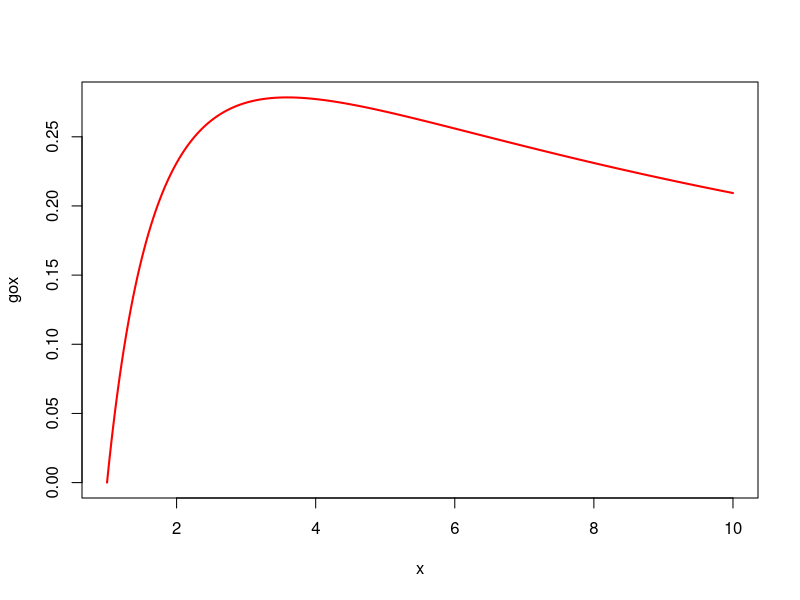
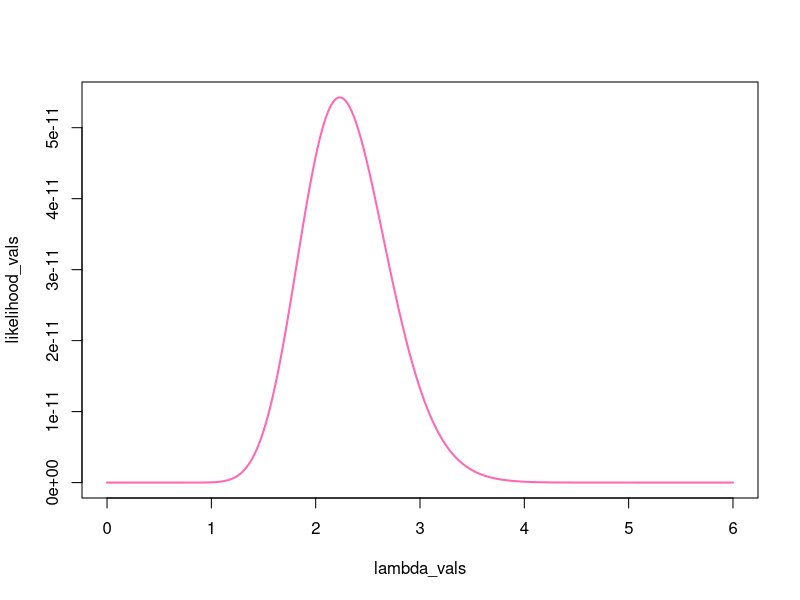
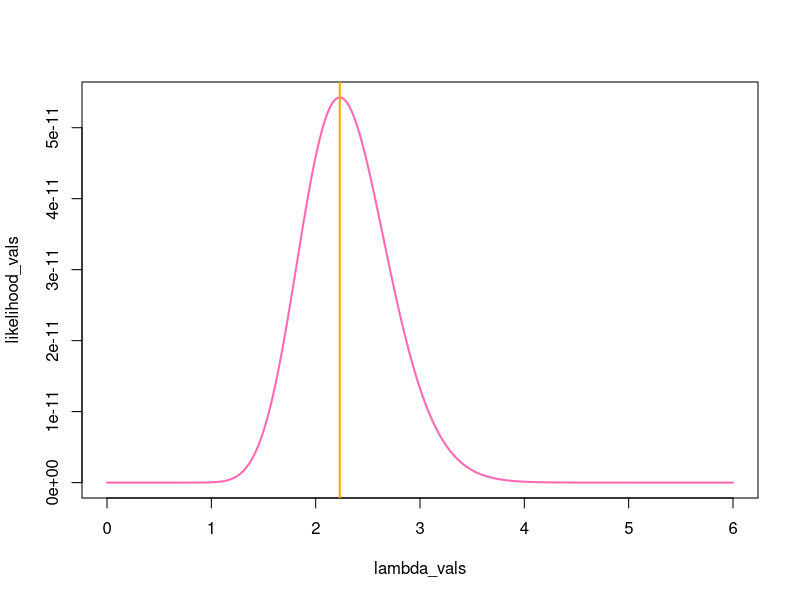

The R source for these figures, in order: (Note: this script raises an error after producing the figures.)
## ---- chunk 1
#Generated random values to pass to gox
x <- seq(1, 10, 0.01)
gox <- log(x)/ (1+x)

plot(x, gox, type = "l", col = "red", lwd = 2)
## ---- chunk 2
#Derivative of gox
gprime <- function(x){
  deriv <- (1 + (1/x) - log(x))/((1+x)^2) #derivative of gox
  return (deriv)
}
## ---- chunk 3
a  <- 1
b <- 7
tolerance <- 0.0001
## ---- chunk 4
bisec <- function(gprime, a, b, tol = 0.0001){
  
  while ((b-a)/2 > tol){ #so whilst the distance between a and b > tol continue the loop
    c <- (a+b)/2 #calculates midpoint
    if (abs(gprime(c)) < tol){ #if the gradient eval at midpt < tol
      return (c)
    }
    
    if (gprime(a) * gprime(c) <= 0){ #if true, their signs differ, root is then between [a,c]
      b <- c
      }
    else {
      a <- c #interval [c,b]
    }
    
  }
  return ((a+b)/2) #new midpt = root fn
   
}

bisec(gprime, a= 1, b= 7, tol = tolerance)
## ---- chunk 5
#Check answer
uniroot(gprime, c(1,7), tol = 0.0001)
## ---- chunk 6
counts <- c(3,1,1,3,1,4,3,2,0,5,0,4,2) #date from poisson distr

poi_likelihood <- function(lambda, x){ 
 n <- length(x)
 likelihood <- prod(dpois(x, lambda, log = FALSE)) #likelihood is the product of the individual probabilities 
 return(likelihood)
}
## ---- chunk 7
lambda_vals <- seq(0, 6, length.out = 5000) #create lambda values, essentially x

likelihood_vals <- lapply(lambda_vals, poi_likelihood, x = counts) #for each lambda val, calculate the corrensponding likelihood values, essentially y

plot(lambda_vals, likelihood_vals, type = "l", col = "hotpink", lwd = 2)
## ---- chunk 8
poi_loglikelihood <- function(lambda, x){
 #n <- length(x)
 neg_loglikelihood <- -(sum(dpois(x, lambda, log = TRUE))) #calculate -ve loglikelihood
 return(neg_loglikelihood)
}

#By default optim performs minimization, by setting fnscale = -1, you are telling it to maximise

result <- optim(par = 1,
                fn = poi_loglikelihood,
                x = counts,
                method = "Brent",
                lower = 1e-8,
                upper = 10)

result$par #return the optimum value for theta that makes data most probable


mle_nlm <- nlm(f = poi_loglikelihood, p = 1, x= counts
    ) #chose p=1 from plot
mle_nlm$estimate


## ---- chunk 9
n <- length(counts)
sum_x <- sum(counts)

# First derivative of log-likelihood
score <- function(lambda) {
  sum_x / lambda - n
}

# Second derivative of log-likelihood
hessian <- function(lambda) {
  -sum_x / lambda^2
}

# Newton's method
newton_poisson <- function(lambda_init, tol = 1e-10, max_iter = 100) {
  lambda <- lambda_init
  
  for (i in 1:max_iter) {
    step <- score(lambda) / hessian(lambda) #first deriv/ second deriv
    lambda_new <- lambda - step
    
    cat(sprintf("Iteration %d: lambda = %.10f\n", i, lambda_new))
    
    if (abs(lambda_new - lambda) < tol) {
      cat(sprintf("\nConverged in %d iterations.\n", i))
      return(lambda_new)
    }
    lambda <- lambda_new
  }
  warning("Did not converge")
  return(lambda)
}
## ---- chunk 10
plot(lambda_vals, likelihood_vals, type = "l", col = "hotpink", lwd = 2)
abline(v= newton_poisson(1), col= "orange", lwd = 2)
## ---- chunk 11
poi_loglikelihood <- function(lambda, x){
  sum(dpois(x, lambda, log = TRUE)) #calculate -ve loglikelihood
}

lambda_hat <- mean(count)
SE <- sqrt(-1 / hessian(lambda_hat))

lambda_0 <- 1.5

lambda_vals <- seq(0, 6, length.out = 5000) #create lambda values, essentially x
likelihood_vals <- lapply(lambda_vals, poi_likelihood, x = counts) #for each lambda val, calculate the corrensponding likelihood values, essentially y

quad_approx <- function(lambda) {
  poi_loglikelihood(lambda_0, counts) +
    score(lambda_0) * (lambda - lambda_0) +
    0.5 * hessian(lambda_0) * (lambda - lambda_0)^2
}
quad_vals <- sapply(lambda_vals, quad_approx)

plot(lambda_vals, likelihood_vals,
     type = "l", lwd = 2, col = "pink",
     xlab = expression(lambda), ylab = "Log-likelihood",
     main = "Poisson Log-Likelihood with Quadratic Approximation",
     ylim = range(c(likelihood_vals, quad_vals)))

lines(lambda_vals, quad_vals, lwd = 2, col = "red", lty = 2)

# Mark lambda_0 (expansion point)
abline(v = lambda_0, col = "orange", lty = 3)
## ---- chunk 12
y <- c(2,4,3,0,1,4,3,6,10,7) #data from poi distr, count data
x <- c(0.49909145, 1.24373850, 0.34376255, 0.03833630, 0.09699331, 
       0.19469526, 0.21237902, 1.56276200, 1.56909233, 1.88487024)

poi_loglikelihood <- function(lambda, y, x){ #lambda is a vector of parameters, alpha and beta
 alpha <- lambda[1]
 beta <- lambda[2]
 lambda <- alpha + beta*x
 loglikelihood <- -sum(dpois(y, lambda, log = TRUE)) 
 #return(loglikelihood)
}


mle_nlm <- nlm(f = poi_loglikelihood, p = c(1,1), y = y, x=x, hessian = T)
print(mle_nlm)
cat("alpha estimate:", mle_nlm$estimate[1],
    "beta estimate:", mle_nlm$estimate[2], sep = "\n")

#how to get se

## ---- chunk 13
poi_loglikelihood <- function(alpha, beta, y, x){ #lambda is a vector of parameters, alpha and beta
 #alpha <- lambda[1]
 #beta <- lambda[2]
 lambda <- alpha + beta*x
 if (any(lambda <=0)) return (-Inf)
 sum(dpois(y, lambda, log = TRUE)) 
 #return(loglikelihood)
}

#Non-Linear Gauss-Seidel algorithm
gauss_seidel_mle <- function(log_lik_fn, y, x,
                              init  = c(alpha = 1, beta = 0),
                              tol   = 1e-8,
                              maxit = 1000) {
  params <- init
  
  for (iter in seq_len(maxit)) {
    params_old <- params
    
    # --- Step 1: Optimize alpha, holding beta fixed ---
    opt_alpha <- optimize(
      f        = function(a){
        log_lik_fn(alpha = a, beta = params["beta"], y = y, x = x)},
      interval = c(1e-6, 1e4),   # must stay positive for Poisson
      maximum  = TRUE
    )
    params["alpha"] <- opt_alpha$maximum
    
    # --- Step 2: Optimize beta, holding alpha fixed ---
    opt_beta <- optimize(
      f        = function(b){ log_lik_fn(alpha = params["alpha"], beta = b, y = y, x = x)},
      interval = c(-1e4, 1e4),
      maximum  = TRUE
    )
    params["beta"] <- opt_beta$maximum
    
    # --- Convergence check ---
    delta <- max(abs(params - params_old))
    if (delta < tol) {
      message(sprintf("Converged in %d iterations (delta = %.2e)", iter, delta))
      return(list(alpha = params["alpha"], beta = params["beta"],
                  iterations = iter, converged = TRUE))
    }
  }
  
  warning("Did not converge within maxit iterations")
  list(alpha = params["alpha"], beta = params["beta"],
       iterations = maxit, converged = FALSE)
}
## ---- chunk 14
res <- gauss_seidel_mle(
  log_lik_fn = poi_loglikelihood, 
  y = y, 
  x = x,
  init = c(4, beta = 0)
)

print(res)
